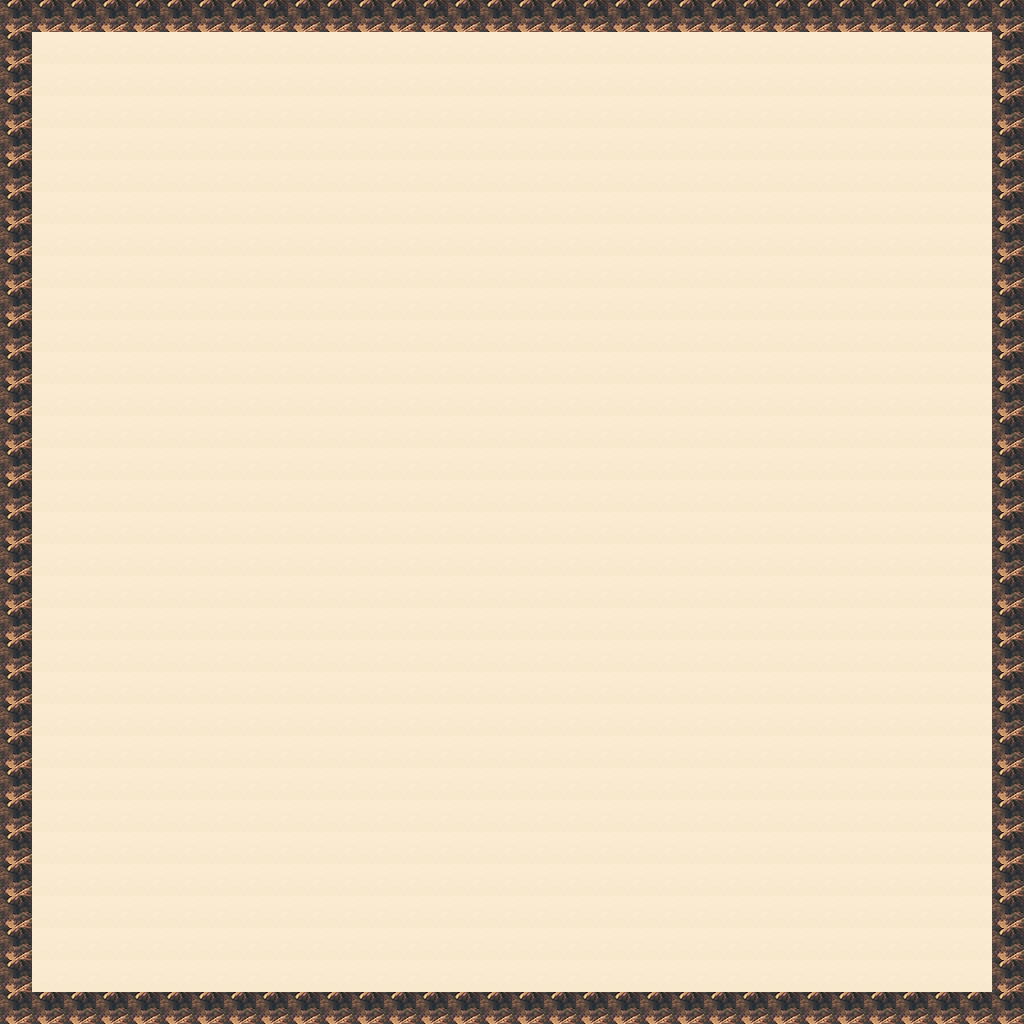

This game map was drawn from its Tiled (.tmx) file and the tilesets committed beside it. A one-line description and the full map source follow:
An orthogonal 32x32 tile map with 32x32 px tiles, 2 tile layers (ground, border).

<map version="1.2" tiledversion="1.2.0" orientation="orthogonal" renderorder="right-down" width="32" height="32" tilewidth="32" tileheight="32" infinite="0" nextlayerid="3" nextobjectid="1">
 <tileset firstgid="1" source="TilesetMarsSpace.tsx" />
 <layer id="1" name="ground" width="32" height="32">
  <data encoding="csv">
1,1,1,1,1,1,1,1,1,1,1,1,1,1,1,1,1,1,1,1,1,1,1,1,1,1,1,1,1,1,1,1,
1,1,1,1,1,1,1,1,1,1,1,1,1,1,1,1,1,1,1,1,1,1,1,1,1,1,1,1,1,1,1,1,
1,1,1,1,1,1,1,1,1,1,1,1,1,1,1,1,1,1,1,1,1,1,1,1,1,1,1,1,1,1,1,1,
1,1,1,1,1,1,1,1,1,1,1,1,1,1,1,1,1,1,1,1,1,1,1,1,1,1,1,1,1,1,1,1,
1,1,1,1,1,1,1,1,1,1,1,1,1,1,1,1,1,1,1,1,1,1,1,1,1,1,1,1,1,1,1,1,
1,1,1,1,1,1,1,1,1,1,1,1,1,1,1,1,1,1,1,1,1,1,1,1,1,1,1,1,1,1,1,1,
1,1,1,1,1,1,1,1,1,1,1,1,1,1,1,1,1,1,1,1,1,1,1,1,1,1,1,1,1,1,1,1,
1,1,1,1,1,1,1,1,1,1,1,1,1,1,1,1,1,1,1,1,1,1,1,1,1,1,1,1,1,1,1,1,
1,1,1,1,1,1,1,1,1,1,1,1,1,1,1,1,1,1,1,1,1,1,1,1,1,1,1,1,1,1,1,1,
1,1,1,1,1,1,1,1,1,1,1,1,1,1,1,1,1,1,1,1,1,1,1,1,1,1,1,1,1,1,1,1,
1,1,1,1,1,1,1,1,1,1,1,1,1,1,1,1,1,1,1,1,1,1,1,1,1,1,1,1,1,1,1,1,
1,1,1,1,1,1,1,1,1,1,1,1,1,1,1,1,1,1,1,1,1,1,1,1,1,1,1,1,1,1,1,1,
1,1,1,1,1,1,1,1,1,1,1,1,1,1,1,1,1,1,1,1,1,1,1,1,1,1,1,1,1,1,1,1,
1,1,1,1,1,1,1,1,1,1,1,1,1,1,1,1,1,1,1,1,1,1,1,1,1,1,1,1,1,1,1,1,
1,1,1,1,1,1,1,1,1,1,1,1,1,1,1,1,1,1,1,1,1,1,1,1,1,1,1,1,1,1,1,1,
1,1,1,1,1,1,1,1,1,1,1,1,1,1,1,1,1,1,1,1,1,1,1,1,1,1,1,1,1,1,1,1,
1,1,1,1,1,1,1,1,1,1,1,1,1,1,1,1,1,1,1,1,1,1,1,1,1,1,1,1,1,1,1,1,
1,1,1,1,1,1,1,1,1,1,1,1,1,1,1,1,1,1,1,1,1,1,1,1,1,1,1,1,1,1,1,1,
1,1,1,1,1,1,1,1,1,1,1,1,1,1,1,1,1,1,1,1,1,1,1,1,1,1,1,1,1,1,1,1,
1,1,1,1,1,1,1,1,1,1,1,1,1,1,1,1,1,1,1,1,1,1,1,1,1,1,1,1,1,1,1,1,
1,1,1,1,1,1,1,1,1,1,1,1,1,1,1,1,1,1,1,1,1,1,1,1,1,1,1,1,1,1,1,1,
1,1,1,1,1,1,1,1,1,1,1,1,1,1,1,1,1,1,1,1,1,1,1,1,1,1,1,1,1,1,1,1,
1,1,1,1,1,1,1,1,1,1,1,1,1,1,1,1,1,1,1,1,1,1,1,1,1,1,1,1,1,1,1,1,
1,1,1,1,1,1,1,1,1,1,1,1,1,1,1,1,1,1,1,1,1,1,1,1,1,1,1,1,1,1,1,1,
1,1,1,1,1,1,1,1,1,1,1,1,1,1,1,1,1,1,1,1,1,1,1,1,1,1,1,1,1,1,1,1,
1,1,1,1,1,1,1,1,1,1,1,1,1,1,1,1,1,1,1,1,1,1,1,1,1,1,1,1,1,1,1,1,
1,1,1,1,1,1,1,1,1,1,1,1,1,1,1,1,1,1,1,1,1,1,1,1,1,1,1,1,1,1,1,1,
1,1,1,1,1,1,1,1,1,1,1,1,1,1,1,1,1,1,1,1,1,1,1,1,1,1,1,1,1,1,1,1,
1,1,1,1,1,1,1,1,1,1,1,1,1,1,1,1,1,1,1,1,1,1,1,1,1,1,1,1,1,1,1,1,
1,1,1,1,1,1,1,1,1,1,1,1,1,1,1,1,1,1,1,1,1,1,1,1,1,1,1,1,1,1,1,1,
1,1,1,1,1,1,1,1,1,1,1,1,1,1,1,1,1,1,1,1,1,1,1,1,1,1,1,1,1,1,1,1,
1,1,1,1,1,1,1,1,1,1,1,1,1,1,1,1,1,1,1,1,1,1,1,1,1,1,1,1,1,1,1,1
</data>
 </layer>
 <layer id="2" name="border" width="32" height="32">
  <data encoding="csv">
146,146,146,146,146,146,146,146,146,146,146,146,146,146,146,146,146,146,146,146,146,146,146,146,146,146,146,146,146,146,146,146,
146,0,0,0,0,0,0,0,0,0,0,0,0,0,0,0,0,0,0,0,0,0,0,0,0,0,0,0,0,0,0,146,
146,0,0,0,0,0,0,0,0,0,0,0,0,0,0,0,0,0,0,0,0,0,0,0,0,0,0,0,0,0,0,146,
146,0,0,0,0,0,0,0,0,0,0,0,0,0,0,0,0,0,0,0,0,0,0,0,0,0,0,0,0,0,0,146,
146,0,0,0,0,0,0,0,0,0,0,0,0,0,0,0,0,0,0,0,0,0,0,0,0,0,0,0,0,0,0,146,
146,0,0,0,0,0,0,0,0,0,0,0,0,0,0,0,0,0,0,0,0,0,0,0,0,0,0,0,0,0,0,146,
146,0,0,0,0,0,0,0,0,0,0,0,0,0,0,0,0,0,0,0,0,0,0,0,0,0,0,0,0,0,0,146,
146,0,0,0,0,0,0,0,0,0,0,0,0,0,0,0,0,0,0,0,0,0,0,0,0,0,0,0,0,0,0,146,
146,0,0,0,0,0,0,0,0,0,0,0,0,0,0,0,0,0,0,0,0,0,0,0,0,0,0,0,0,0,0,146,
146,0,0,0,0,0,0,0,0,0,0,0,0,0,0,0,0,0,0,0,0,0,0,0,0,0,0,0,0,0,0,146,
146,0,0,0,0,0,0,0,0,0,0,0,0,0,0,0,0,0,0,0,0,0,0,0,0,0,0,0,0,0,0,146,
146,0,0,0,0,0,0,0,0,0,0,0,0,0,0,0,0,0,0,0,0,0,0,0,0,0,0,0,0,0,0,146,
146,0,0,0,0,0,0,0,0,0,0,0,0,0,0,0,0,0,0,0,0,0,0,0,0,0,0,0,0,0,0,146,
146,0,0,0,0,0,0,0,0,0,0,0,0,0,0,0,0,0,0,0,0,0,0,0,0,0,0,0,0,0,0,146,
146,0,0,0,0,0,0,0,0,0,0,0,0,0,0,0,0,0,0,0,0,0,0,0,0,0,0,0,0,0,0,146,
146,0,0,0,0,0,0,0,0,0,0,0,0,0,0,0,0,0,0,0,0,0,0,0,0,0,0,0,0,0,0,146,
146,0,0,0,0,0,0,0,0,0,0,0,0,0,0,0,0,0,0,0,0,0,0,0,0,0,0,0,0,0,0,146,
146,0,0,0,0,0,0,0,0,0,0,0,0,0,0,0,0,0,0,0,0,0,0,0,0,0,0,0,0,0,0,146,
146,0,0,0,0,0,0,0,0,0,0,0,0,0,0,0,0,0,0,0,0,0,0,0,0,0,0,0,0,0,0,146,
146,0,0,0,0,0,0,0,0,0,0,0,0,0,0,0,0,0,0,0,0,0,0,0,0,0,0,0,0,0,0,146,
146,0,0,0,0,0,0,0,0,0,0,0,0,0,0,0,0,0,0,0,0,0,0,0,0,0,0,0,0,0,0,146,
146,0,0,0,0,0,0,0,0,0,0,0,0,0,0,0,0,0,0,0,0,0,0,0,0,0,0,0,0,0,0,146,
146,0,0,0,0,0,0,0,0,0,0,0,0,0,0,0,0,0,0,0,0,0,0,0,0,0,0,0,0,0,0,146,
146,0,0,0,0,0,0,0,0,0,0,0,0,0,0,0,0,0,0,0,0,0,0,0,0,0,0,0,0,0,0,146,
146,0,0,0,0,0,0,0,0,0,0,0,0,0,0,0,0,0,0,0,0,0,0,0,0,0,0,0,0,0,0,146,
146,0,0,0,0,0,0,0,0,0,0,0,0,0,0,0,0,0,0,0,0,0,0,0,0,0,0,0,0,0,0,146,
146,0,0,0,0,0,0,0,0,0,0,0,0,0,0,0,0,0,0,0,0,0,0,0,0,0,0,0,0,0,0,146,
146,0,0,0,0,0,0,0,0,0,0,0,0,0,0,0,0,0,0,0,0,0,0,0,0,0,0,0,0,0,0,146,
146,0,0,0,0,0,0,0,0,0,0,0,0,0,0,0,0,0,0,0,0,0,0,0,0,0,0,0,0,0,0,146,
146,0,0,0,0,0,0,0,0,0,0,0,0,0,0,0,0,0,0,0,0,0,0,0,0,0,0,0,0,0,0,146,
146,0,0,0,0,0,0,0,0,0,0,0,0,0,0,0,0,0,0,0,0,0,0,0,0,0,0,0,0,0,0,146,
146,146,146,146,146,146,146,146,146,146,146,146,146,146,146,146,146,146,146,146,146,146,146,146,146,146,146,146,146,146,146,146
</data>
 </layer>
</map>
